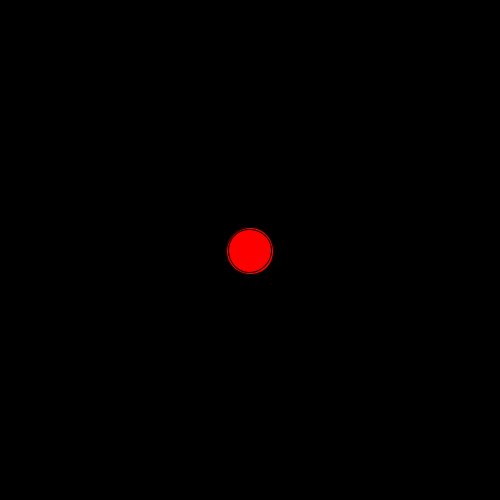
Frame 1 (no input)
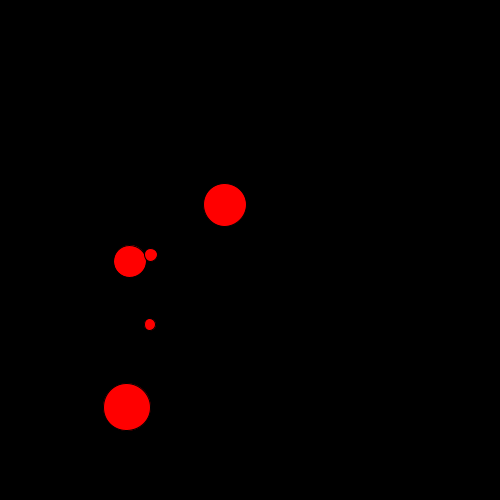
Frame 60 (the mouse pressed at the canvas centre just before this capture)
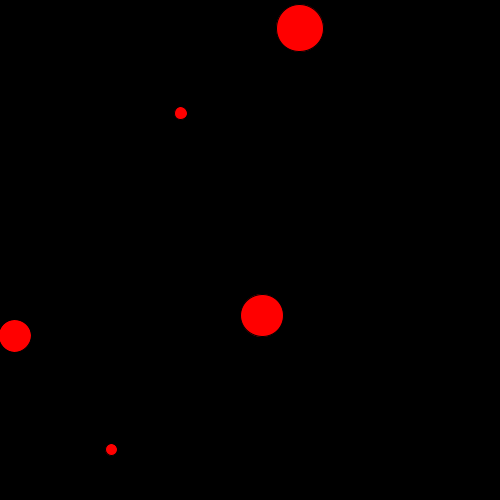
Frame 120 (the mouse held since frame 60 and released just before this capture)

The Processing sketch that drew these frames (run headless with seeded random() and noise(); from frame 60 on, the mouse is pressed at the canvas centre):

// Processing sketch: vector_7
// ── vector_7.pde
Mover []mover=new Mover[5];
void setup()
{
  size(500, 500);
  {
    for (int i=0; i<5; i++)
      mover[i]= new Mover(random(50));
  }
}
void draw()
{
  background(0);
  for (int i=0; i<5; i++)
  {
    mover[i].update();
    mover[i].edge();
    mover[i].display();
  }
}
class Mover
{
  PVector loc;
  PVector velo;
  PVector accel;
  float D;
  Mover(float ptr)
  {
    loc = new PVector(width/2, height/2);
    velo = new PVector(0, 1);
    D = ptr;
  }
  void update()
  { 
    accel = PVector.random2D();
    loc.add(velo);
    velo.add(accel);

    velo.limit(5);
  }
  void edge()
  {
    if (loc.x > width)
      loc.x = 0;
    if (loc.x < 0)
      loc.x = width;
    if (loc.y > height)
      loc.y = 0;
    if (loc.y < 0)
      loc.y = height;
  }
  void display()
  {
    stroke(0);
    fill(255, 0, 0);
    ellipse(loc.x, loc.y, D, D);
    
  }
}
